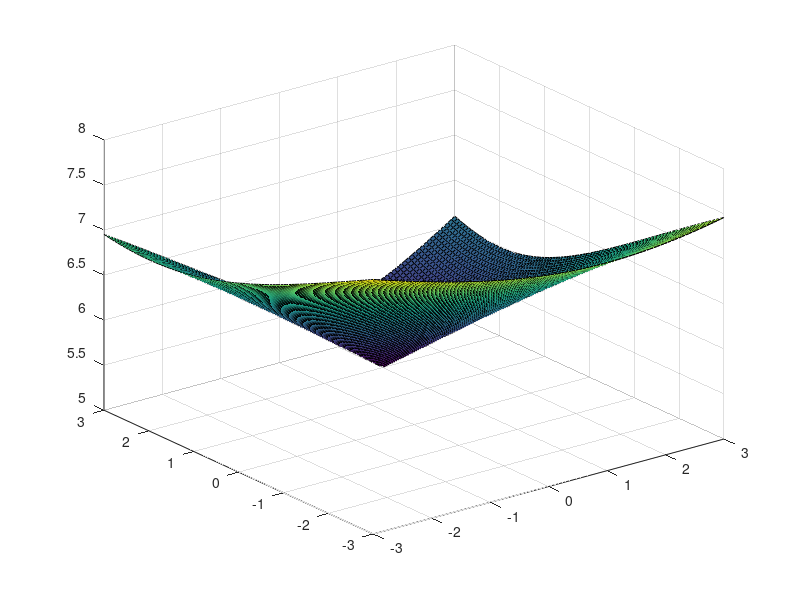

Write MATLAB code to recreate this figure.
clc
clear 

% First Attractive potential function based on Logistic Growth:
% f(x) = L/(1 + exp(-k(x -x_0))
x_0 = [1,2];
L = 10;
k = 0.2;

% Code for APF-MPC
% Second Attractive potential based on linear + quadratic:
K_att = 10;
d_0 = 0.3;

x = linspace(-3,3,100); nx = length(x);
y = linspace(-3,3,100); ny = length(y);

[X,Y] = meshgrid(x,y);

U_att1 = zeros(nx,ny);
U_att2 = U_att1;

for i = 1:nx
    for j = 1:ny
        U_att1(i,j) = L/(1+exp(-k* sqrt((X(i,j)-x_0(1)).^2 + (Y(i,j)-x_0(2)).^2)));
        
        d = sqrt((X(i,j)-x_0(1)).^2 + (Y(i,j)-x_0(2)).^2);
        if (d <= d_0)
            U_att2(i,j) = 0.5 * K_att * d.^2;
        else
            U_att2(i,j) = -0.5*K_att*d_0.^2 + d_0*K_att*d;
        end
    end
end



figure
f  = gcf;
surf(X,Y,U_att1)
print(f,'/home/anshulnayak/MPC/Matlab/Attractive_Potential.png','-dpng','-r300');


% hold on
% surf(X,Y,U_att1)